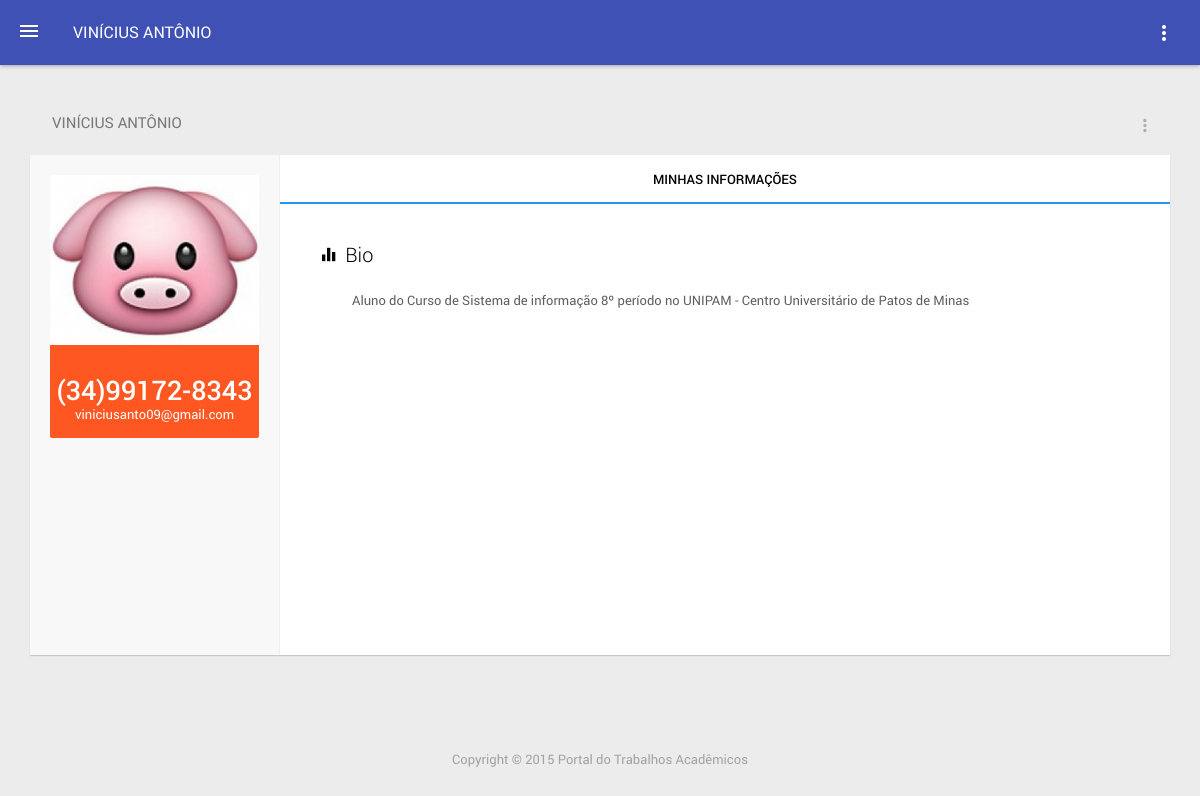
The page /portal/index.php?page=30 (signed in) on the database its author committed.
### tables this page shows
CREATE TABLE IF NOT EXISTS `tb_usuario` (
  `id_usuario` int(10) NOT NULL AUTO_INCREMENT,
  `nome` varchar(40) NOT NULL,
  `email` varchar(40) NOT NULL,
  `telefone` varchar(15) DEFAULT NULL,
  `senha` varchar(40) NOT NULL,
  `imagem` varchar(200) DEFAULT NULL,
  `bio` text,
  PRIMARY KEY (`id_usuario`)
);

### portal/pages/profile/profile.php (the view, shortened to what this page needs)
<?php
$id = $_SESSION['id_usuario'];
$sql = "select * from tb_usuario where (id_usuario = $id)";
$result = mysql_fetch_array ( mysql_query( $sql ) );
$imagem = $result['imagem'];
$imagem = substr($imagem, 6);
?>
<div class="block-header">
    <br>
    <h2><?php echo $_SESSION['nome']; ?>
    <br>
    <ul class="actions m-t-20 hidden-x"s>
        <li class="dropdown">
            <a href="" data-toggle="dropdown">
                <i class="zmdi zmdi-more-vert"></i>
            </a>
        </li>
    </ul>
</div>
<div class="card" id="profile-main">
    <div class="pm-overview c-overflow">
        <div class="pmo-pic">
            <div class="p-relative">
                <a href="">
                   <?php echo '<img class="img-responsive" src="'.$imagem.'" />';?>
                </a>
            </div>
            <div class="pmo-stat">
                <h2 class="m-0 c-white"><?= $result['telefone']; ?></h2>
                <?= $result['email']; ?>
            </div>
        </div>
    </div>
    <div class="pm-body clearfix">
        <ul class="tab-nav tn-justified">
            <li class="active waves-effect"><a href="profile-about.html">Minhas Informações</a></li>
        </ul>
        <div class="pmb-block">
            <div class="pmbb-header">
                <h2><i class="zmdi zmdi-equalizer m-r-5"></i> Bio</h2>
            </div>
            <div class="pmbb-body p-l-30">
                <div class="pmbb-view">
                    <?= $result['bio']; ?>
                </div>
            </div>
        </div>
    </div>
</div>

### rows shown on the page
tb_usuario: imagem (picture), telefone "(34)99172-8343", email "viniciusanto09@gmail.com", bio "Aluno do Curso de Sistema de informação 8º período no UNIPAM - Centro Universitário de Patos de Minas"

### other values the page prints
$_SESSION['nome'] "VINÍCIUS ANTÔNIO"
